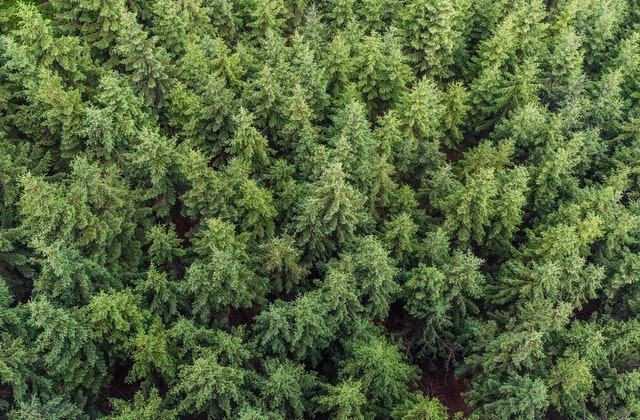
#> input picture images/forest.jpg, 640 x 420 px, found by its file name
$ jupyter execute --allow-errors DAIN_Image_Similarity_Example.ipynb
#> lines starting #> are read from the running program, lines starting #| are printed output that depends on the picture; long printed decimals are rounded
<a href="https://colab.research.google.com/github/cluel01/DAIN-example/blob/main/DAIN_Image_Similarity_Example.ipynb" target="_parent"></a>

[cell 1]
import cv2 as cv

from matplotlib import pyplot as plt
import numpy as np

#For downloading the images
import requests, zipfile, io

#> (a cell that did not finish here is left out)

[cell 3]
forest = cv.imread("./forest.jpg")
#> forest is the input picture: shape (420, 640, 3); mean B, G, R 61.1, 103.4, 84.9

ocean = cv.imread("./ocean.jpg")
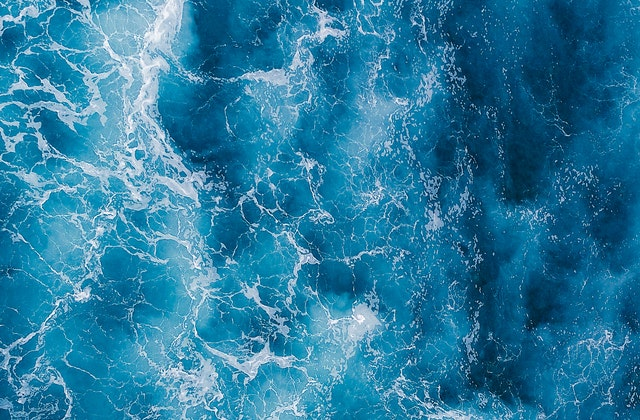
#> input picture images/ocean.jpg, 640 x 420 px, found by its file name
#> ocean is the input picture: shape (420, 640, 3); mean B, G, R 160, 123.6, 41.9

rose = cv.imread("./rose.jpg")
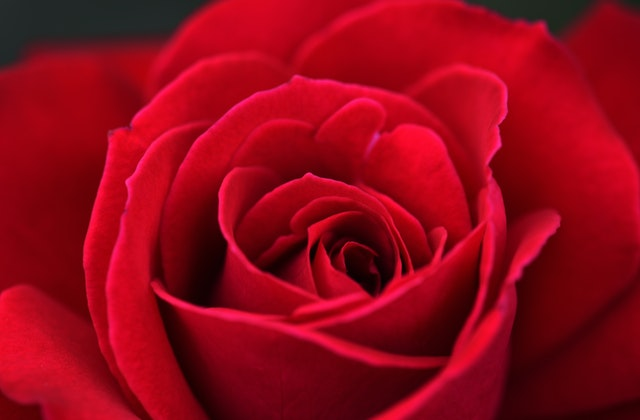
#> input picture images/rose.jpg, 640 x 420 px, found by its file name
#> rose is the input picture: shape (420, 640, 3); mean B, G, R 23.4, 6, 147.5

forest2 = cv.imread("./forest2.jpg")
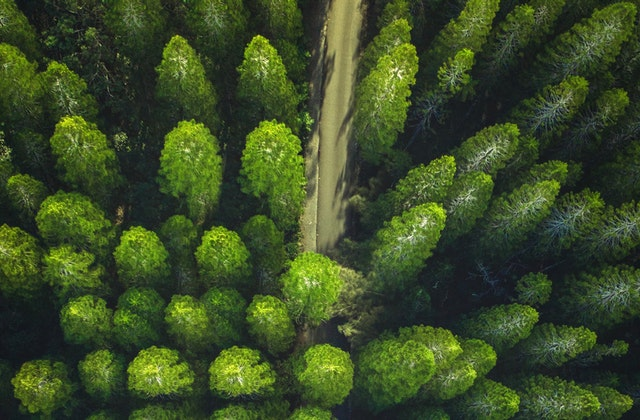
#> input picture images/forest2.jpg, 640 x 420 px, found by its file name
#> forest2 is the input picture: shape (420, 640, 3); mean B, G, R 38.3, 75.7, 59.1

forest3 = cv.imread("./forest3.jpg")
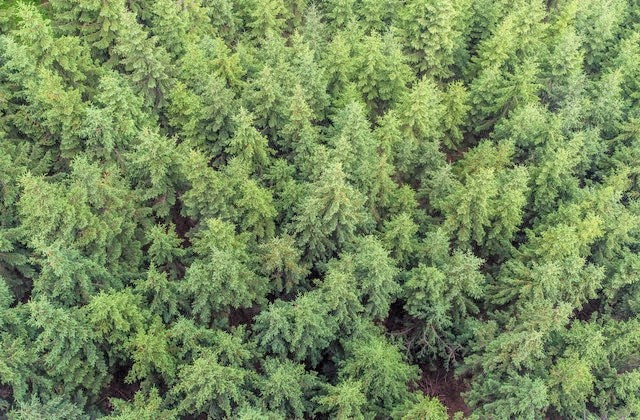
#> input picture images/forest3.jpg, 640 x 420 px, found by its file name
#> forest3 is the input picture: shape (420, 640, 3); mean B, G, R 92.1, 140.1, 118.5

images = [forest,ocean,rose,forest2,forest3]

[cell 4]
for img in images:
    plt.imshow(cv.cvtColor(img, cv.COLOR_BGR2RGB))
    plt.show()
#> this loop made 5 passes

[cell 5]
hists = []
num_channels = 3

for img in images:
    h=[]
    for i in range(num_channels):
        arr = cv.calcHist([img],[i],None,[256],[0,256]).flatten()
        arr = cv.normalize(arr,arr,norm_type=cv.NORM_MINMAX)
        h.append(arr)
    hists.append(np.stack(h))
#> after the loop, hists = 5 items
hists= np.stack(hists)

[cell 6]
#RGB Histograms for image at idx 0 (forest)
a = hists[0]
colors = ["b","g","r"]
for i,col in enumerate(colors):
    plt.plot(a[i],color = col)
    plt.xlim([0,256])
plt.show()
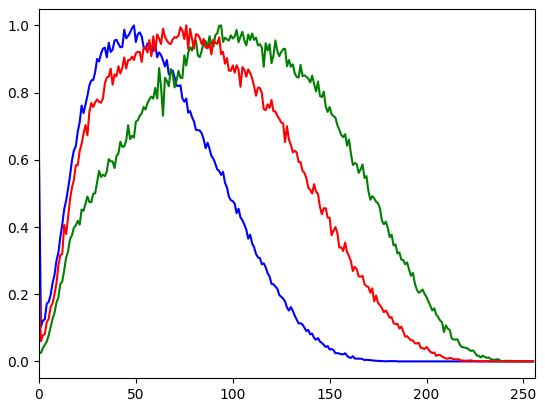
#> figure drawn by matplotlib, 1 panel; curve peaks at x = 49, y = 1; curve peaks at x = 94, y = 1; curve peaks at x = 76, y = 1

[cell 7]
#RGB Histograms for image at idx 4 (forest brightened)
a = hists[4]
colors = ["b","g","r"]
for i,col in enumerate(colors):
    plt.plot(a[i],color = col)
    plt.xlim([0,256])
plt.show()
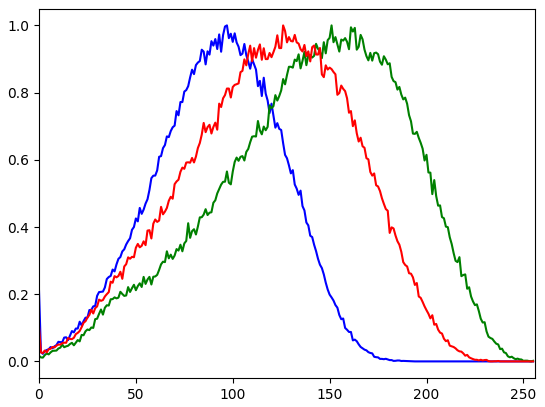
#> figure drawn by matplotlib, 1 panel; curve peaks at x = 97, y = 1; curve peaks at x = 151, y = 1; curve peaks at x = 126, y = 1

[cell 8]
#Methods see: https://docs.opencv.org/3.4/d8/dc8/tutorial_histogram_comparison.html
#0: Correlation
#1: ChiSquare
#2: Intersection
#3: Bhattacharyya distance
method=3

for i in range(len(images)):
    score = cv.compareHist(hists[0],hists[i],method)
    print("Image 0 and {} have the score: {}".format(i,score))
#> this loop made 5 passes
#> score on passes 1 to 5: 0, 0.62, 0.634, 0.309, 0.285
#| Image 0 and 0 have the score: 0.0
#| Image 0 and 1 have the score: 0.62
#| Image 0 and 2 have the score: 0.6336
#| Image 0 and 3 have the score: 0.3087
#| Image 0 and 4 have the score: 0.2849

[cell 9]
#Or using self-developed functions
def correlation(histA,histB):
    m_a = np.mean(histA)
    m_b = np.mean(histB)
    cor = np.sum([(a-m_a)*(b-m_b) for a,b in zip(histA,histB)]) / np.sqrt(np.sum([(a-m_a) ** 2 for a in histA]) * np.sum([(b-m_b)**2 for b in histB]))
    return cor

def chi2_distance(histA,histB,eps=1e-10):
    d = 0.5 * np.sum([ (a-b)**2 / (a+b+eps) for a,b in zip(histA,histB)])
    return d

def euc_distance(histA,histB):
    d = np.sum([(a-b)**2 for a,b in zip(histA,histB)])**0.5
#> d = 11.25
    return d

[cell 10]
#Euc. distance between forest images
d1_3 = euc_distance(hists[0],hists[3])
#> d1_3 = 11.25
d1_4 = euc_distance(hists[0],hists[4])
#> d1_4 = 9.62
print("Euc. distance between image 0 and image {}: {}".format(3,d1_3))
#| Euc. distance between image 0 and image 3: 11.250
print("Euc. distance between image 0 and image {}: {}".format(4,d1_4))
#| Euc. distance between image 0 and image 4: 9.618

[cell 11]
#Plot the mean feature for the channels 1,2 (Green and Red) of each image

img_feat = np.mean(hists,axis=2)
#> img_feat = [[0.327, 0.527, 0.474], [0.358, 0.391, 0.0187], [0.115, 0.0169, 0.366], [0.0972, 0.225, 0.157], [0.314, 0.456, 0.424]]

fig, ax = plt.subplots()
ax.scatter(img_feat[:,1],img_feat[:,2],c="r")
ax.set_ylim([0,0.5])

labels=["forest","ocean","rose","forest2","forest3"]
for i, txt in enumerate(labels):
    ax.annotate(txt, (img_feat[i,1],img_feat[i,2]))
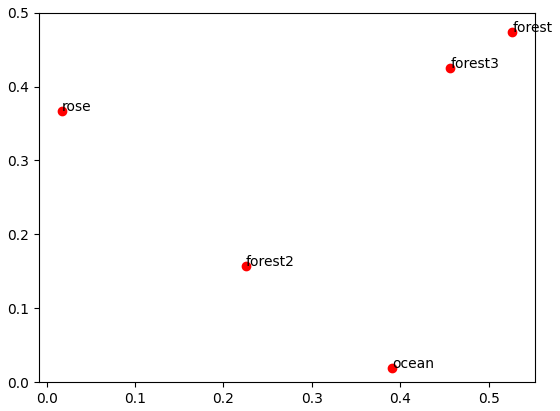
#> figure drawn by matplotlib, 1 panel
